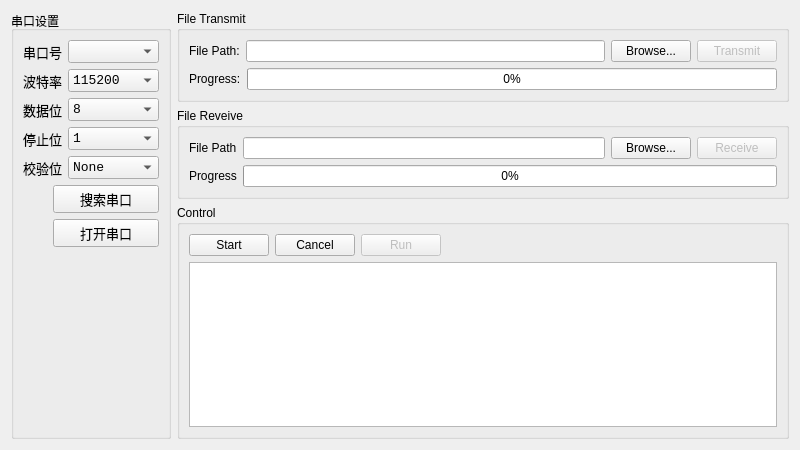
<?xml version="1.0" encoding="UTF-8"?>
<ui version="4.0">
 <class>ui_ymodem</class>
 <widget class="QWidget" name="ui_ymodem">
  <property name="geometry">
   <rect>
    <x>0</x>
    <y>0</y>
    <width>800</width>
    <height>450</height>
   </rect>
  </property>
  <property name="windowTitle">
   <string>Form</string>
  </property>
  <layout class="QHBoxLayout" name="horizontalLayout_6">
   <item>
    <widget class="QGroupBox" name="groupBox">
     <property name="minimumSize">
      <size>
       <width>160</width>
       <height>0</height>
      </size>
     </property>
     <property name="maximumSize">
      <size>
       <width>200</width>
       <height>16777215</height>
      </size>
     </property>
     <property name="title">
      <string>串口设置</string>
     </property>
     <layout class="QVBoxLayout" name="verticalLayout_2">
      <item>
       <layout class="QHBoxLayout" name="horizontalLayout">
        <item>
         <widget class="QLabel" name="label">
          <property name="sizePolicy">
           <sizepolicy hsizetype="Fixed" vsizetype="Preferred">
            <horstretch>0</horstretch>
            <verstretch>0</verstretch>
           </sizepolicy>
          </property>
          <property name="font">
           <font>
            <family>Consolas</family>
            <pointsize>10</pointsize>
           </font>
          </property>
          <property name="text">
           <string>串口号</string>
          </property>
         </widget>
        </item>
        <item>
         <widget class="QComboBox" name="cbx_com_name">
          <property name="sizePolicy">
           <sizepolicy hsizetype="Preferred" vsizetype="Fixed">
            <horstretch>0</horstretch>
            <verstretch>0</verstretch>
           </sizepolicy>
          </property>
          <property name="font">
           <font>
            <family>Consolas</family>
            <pointsize>10</pointsize>
           </font>
          </property>
         </widget>
        </item>
       </layout>
      </item>
      <item>
       <layout class="QHBoxLayout" name="horizontalLayout_2">
        <item>
         <widget class="QLabel" name="label_2">
          <property name="sizePolicy">
           <sizepolicy hsizetype="Fixed" vsizetype="Preferred">
            <horstretch>0</horstretch>
            <verstretch>0</verstretch>
           </sizepolicy>
          </property>
          <property name="font">
           <font>
            <family>Consolas</family>
            <pointsize>10</pointsize>
           </font>
          </property>
          <property name="text">
           <string>波特率</string>
          </property>
         </widget>
        </item>
        <item>
         <widget class="QComboBox" name="cbx_bandrate">
          <property name="sizePolicy">
           <sizepolicy hsizetype="Preferred" vsizetype="Fixed">
            <horstretch>0</horstretch>
            <verstretch>0</verstretch>
           </sizepolicy>
          </property>
          <property name="font">
           <font>
            <family>Consolas</family>
            <pointsize>10</pointsize>
           </font>
          </property>
          <item>
           <property name="text">
            <string>115200</string>
           </property>
          </item>
          <item>
           <property name="text">
            <string>9600</string>
           </property>
          </item>
         </widget>
        </item>
       </layout>
      </item>
      <item>
       <layout class="QHBoxLayout" name="horizontalLayout_3">
        <item>
         <widget class="QLabel" name="label_3">
          <property name="sizePolicy">
           <sizepolicy hsizetype="Fixed" vsizetype="Preferred">
            <horstretch>0</horstretch>
            <verstretch>0</verstretch>
           </sizepolicy>
          </property>
          <property name="font">
           <font>
            <family>Consolas</family>
            <pointsize>10</pointsize>
           </font>
          </property>
          <property name="text">
           <string>数据位</string>
          </property>
         </widget>
        </item>
        <item>
         <widget class="QComboBox" name="cbx_databit">
          <property name="sizePolicy">
           <sizepolicy hsizetype="Preferred" vsizetype="Fixed">
            <horstretch>0</horstretch>
            <verstretch>0</verstretch>
           </sizepolicy>
          </property>
          <property name="font">
           <font>
            <family>Consolas</family>
            <pointsize>10</pointsize>
           </font>
          </property>
          <item>
           <property name="text">
            <string>8</string>
           </property>
          </item>
          <item>
           <property name="text">
            <string>7</string>
           </property>
          </item>
          <item>
           <property name="text">
            <string>6</string>
           </property>
          </item>
          <item>
           <property name="text">
            <string>5</string>
           </property>
          </item>
         </widget>
        </item>
       </layout>
      </item>
      <item>
       <layout class="QHBoxLayout" name="horizontalLayout_5">
        <item>
         <widget class="QLabel" name="label_5">
          <property name="sizePolicy">
           <sizepolicy hsizetype="Fixed" vsizetype="Preferred">
            <horstretch>0</horstretch>
            <verstretch>0</verstretch>
           </sizepolicy>
          </property>
          <property name="font">
           <font>
            <family>Consolas</family>
            <pointsize>10</pointsize>
           </font>
          </property>
          <property name="text">
           <string>停止位</string>
          </property>
         </widget>
        </item>
        <item>
         <widget class="QComboBox" name="cbx_stopbit">
          <property name="sizePolicy">
           <sizepolicy hsizetype="Preferred" vsizetype="Fixed">
            <horstretch>0</horstretch>
            <verstretch>0</verstretch>
           </sizepolicy>
          </property>
          <property name="font">
           <font>
            <family>Consolas</family>
            <pointsize>10</pointsize>
           </font>
          </property>
          <item>
           <property name="text">
            <string>1</string>
           </property>
          </item>
          <item>
           <property name="text">
            <string>1.5</string>
           </property>
          </item>
          <item>
           <property name="text">
            <string>2</string>
           </property>
          </item>
         </widget>
        </item>
       </layout>
      </item>
      <item>
       <layout class="QHBoxLayout" name="horizontalLayout_4">
        <item>
         <widget class="QLabel" name="label_4">
          <property name="sizePolicy">
           <sizepolicy hsizetype="Fixed" vsizetype="Preferred">
            <horstretch>0</horstretch>
            <verstretch>0</verstretch>
           </sizepolicy>
          </property>
          <property name="font">
           <font>
            <family>Consolas</family>
            <pointsize>10</pointsize>
           </font>
          </property>
          <property name="text">
           <string>校验位</string>
          </property>
         </widget>
        </item>
        <item>
         <widget class="QComboBox" name="cbx_paritybit">
          <property name="sizePolicy">
           <sizepolicy hsizetype="Preferred" vsizetype="Fixed">
            <horstretch>0</horstretch>
            <verstretch>0</verstretch>
           </sizepolicy>
          </property>
          <property name="font">
           <font>
            <family>Consolas</family>
            <pointsize>10</pointsize>
           </font>
          </property>
          <item>
           <property name="text">
            <string>None</string>
           </property>
          </item>
          <item>
           <property name="text">
            <string>Odd</string>
           </property>
          </item>
          <item>
           <property name="text">
            <string>Even</string>
           </property>
          </item>
         </widget>
        </item>
       </layout>
      </item>
      <item>
       <layout class="QHBoxLayout" name="horizontalLayout_13">
        <item>
         <widget class="QLabel" name="lab_send_2">
          <property name="minimumSize">
           <size>
            <width>24</width>
            <height>24</height>
           </size>
          </property>
          <property name="maximumSize">
           <size>
            <width>24</width>
            <height>24</height>
           </size>
          </property>
          <property name="layoutDirection">
           <enum>Qt::LeftToRight</enum>
          </property>
          <property name="autoFillBackground">
           <bool>false</bool>
          </property>
          <property name="styleSheet">
           <string notr="true"/>
          </property>
          <property name="text">
           <string/>
          </property>
          <property name="textFormat">
           <enum>Qt::AutoText</enum>
          </property>
          <property name="pixmap">
           <pixmap>:/new/prefix1/img/red.png</pixmap>
          </property>
          <property name="scaledContents">
           <bool>true</bool>
          </property>
          <property name="alignment">
           <set>Qt::AlignJustify|Qt::AlignVCenter</set>
          </property>
         </widget>
        </item>
        <item>
         <widget class="QPushButton" name="btn_find_seriaport">
          <property name="font">
           <font>
            <family>Consolas</family>
            <pointsize>10</pointsize>
           </font>
          </property>
          <property name="focusPolicy">
           <enum>Qt::NoFocus</enum>
          </property>
          <property name="text">
           <string>搜索串口</string>
          </property>
         </widget>
        </item>
       </layout>
      </item>
      <item>
       <layout class="QHBoxLayout" name="horizontalLayout_12">
        <item>
         <widget class="QLabel" name="lab_send_3">
          <property name="minimumSize">
           <size>
            <width>24</width>
            <height>24</height>
           </size>
          </property>
          <property name="maximumSize">
           <size>
            <width>24</width>
            <height>24</height>
           </size>
          </property>
          <property name="layoutDirection">
           <enum>Qt::LeftToRight</enum>
          </property>
          <property name="autoFillBackground">
           <bool>false</bool>
          </property>
          <property name="styleSheet">
           <string notr="true"/>
          </property>
          <property name="text">
           <string/>
          </property>
          <property name="textFormat">
           <enum>Qt::AutoText</enum>
          </property>
          <property name="pixmap">
           <pixmap>:/new/prefix1/img/red.png</pixmap>
          </property>
          <property name="scaledContents">
           <bool>true</bool>
          </property>
          <property name="alignment">
           <set>Qt::AlignJustify|Qt::AlignVCenter</set>
          </property>
         </widget>
        </item>
        <item>
         <widget class="QPushButton" name="btn_open_port">
          <property name="font">
           <font>
            <family>Consolas</family>
            <pointsize>10</pointsize>
           </font>
          </property>
          <property name="text">
           <string>打开串口</string>
          </property>
         </widget>
        </item>
       </layout>
      </item>
      <item>
       <spacer name="verticalSpacer">
        <property name="orientation">
         <enum>Qt::Vertical</enum>
        </property>
        <property name="sizeHint" stdset="0">
         <size>
          <width>20</width>
          <height>213</height>
         </size>
        </property>
       </spacer>
      </item>
     </layout>
    </widget>
   </item>
   <item>
    <layout class="QVBoxLayout" name="verticalLayout_3">
     <item>
      <layout class="QVBoxLayout" name="verticalLayout">
       <item>
        <widget class="QGroupBox" name="groupBoxTransmit">
         <property name="title">
          <string>File Transmit</string>
         </property>
         <layout class="QHBoxLayout" name="horizontalLayout_7">
          <item>
           <layout class="QVBoxLayout" name="verticalLayout_5">
            <item>
             <layout class="QHBoxLayout" name="horizontalLayout_11">
              <property name="sizeConstraint">
               <enum>QLayout::SetMinimumSize</enum>
              </property>
              <item>
               <widget class="QLabel" name="label_6">
                <property name="text">
                 <string>File Path:</string>
                </property>
               </widget>
              </item>
              <item>
               <widget class="QLineEdit" name="transmitPath">
                <property name="enabled">
                 <bool>true</bool>
                </property>
                <property name="readOnly">
                 <bool>true</bool>
                </property>
               </widget>
              </item>
              <item>
               <widget class="QPushButton" name="transmitBrowse">
                <property name="enabled">
                 <bool>true</bool>
                </property>
                <property name="text">
                 <string>Browse...</string>
                </property>
               </widget>
              </item>
              <item>
               <widget class="QPushButton" name="transmitButton">
                <property name="enabled">
                 <bool>false</bool>
                </property>
                <property name="text">
                 <string>Transmit</string>
                </property>
               </widget>
              </item>
             </layout>
            </item>
            <item>
             <layout class="QHBoxLayout" name="horizontalLayout_8">
              <item>
               <widget class="QLabel" name="label_7">
                <property name="text">
                 <string>Progress:</string>
                </property>
               </widget>
              </item>
              <item>
               <widget class="QProgressBar" name="transmitProgress">
                <property name="value">
                 <number>0</number>
                </property>
               </widget>
              </item>
             </layout>
            </item>
           </layout>
          </item>
         </layout>
        </widget>
       </item>
       <item>
        <widget class="QGroupBox" name="groupBoxReceive">
         <property name="enabled">
          <bool>true</bool>
         </property>
         <property name="title">
          <string>File Reveive</string>
         </property>
         <layout class="QVBoxLayout" name="verticalLayout_6">
          <item>
           <layout class="QHBoxLayout" name="horizontalLayout_9">
            <item>
             <widget class="QLabel" name="label_8">
              <property name="text">
               <string>File Path</string>
              </property>
             </widget>
            </item>
            <item>
             <widget class="QLineEdit" name="receivePath">
              <property name="enabled">
               <bool>true</bool>
              </property>
              <property name="readOnly">
               <bool>true</bool>
              </property>
             </widget>
            </item>
            <item>
             <widget class="QPushButton" name="receiveBrowse">
              <property name="enabled">
               <bool>true</bool>
              </property>
              <property name="text">
               <string>Browse...</string>
              </property>
             </widget>
            </item>
            <item>
             <widget class="QPushButton" name="receiveButton">
              <property name="enabled">
               <bool>false</bool>
              </property>
              <property name="text">
               <string>Receive</string>
              </property>
             </widget>
            </item>
           </layout>
          </item>
          <item>
           <layout class="QHBoxLayout" name="horizontalLayout_14">
            <item>
             <widget class="QLabel" name="label_9">
              <property name="text">
               <string>Progress</string>
              </property>
             </widget>
            </item>
            <item>
             <widget class="QProgressBar" name="receiveProgress">
              <property name="value">
               <number>0</number>
              </property>
             </widget>
            </item>
           </layout>
          </item>
         </layout>
        </widget>
       </item>
      </layout>
     </item>
     <item>
      <widget class="QGroupBox" name="groupBox_4">
       <property name="title">
        <string>Control</string>
       </property>
       <layout class="QVBoxLayout" name="verticalLayout_4">
        <item>
         <layout class="QHBoxLayout" name="horizontalLayout_16">
          <item>
           <widget class="QPushButton" name="btn_start_update">
            <property name="text">
             <string>Start</string>
            </property>
            <property name="icon">
             <iconset>
              <normaloff>:/new/prefix1/img/update.png</normaloff>:/new/prefix1/img/update.png</iconset>
            </property>
           </widget>
          </item>
          <item>
           <widget class="QPushButton" name="pushButton_3">
            <property name="text">
             <string>Cancel</string>
            </property>
           </widget>
          </item>
          <item>
           <widget class="QPushButton" name="pushButton_2">
            <property name="enabled">
             <bool>false</bool>
            </property>
            <property name="text">
             <string>Run</string>
            </property>
           </widget>
          </item>
          <item>
           <spacer name="horizontalSpacer_2">
            <property name="orientation">
             <enum>Qt::Horizontal</enum>
            </property>
            <property name="sizeHint" stdset="0">
             <size>
              <width>37</width>
              <height>17</height>
             </size>
            </property>
           </spacer>
          </item>
         </layout>
        </item>
        <item>
         <widget class="QTextEdit" name="tx_firmware_msg">
          <property name="font">
           <font>
            <family>Consolas</family>
            <pointsize>12</pointsize>
            <weight>50</weight>
            <italic>false</italic>
            <bold>false</bold>
           </font>
          </property>
         </widget>
        </item>
       </layout>
      </widget>
     </item>
    </layout>
   </item>
  </layout>
 </widget>
 <resources>
  <include location="../img.qrc"/>
 </resources>
 <connections/>
</ui>
